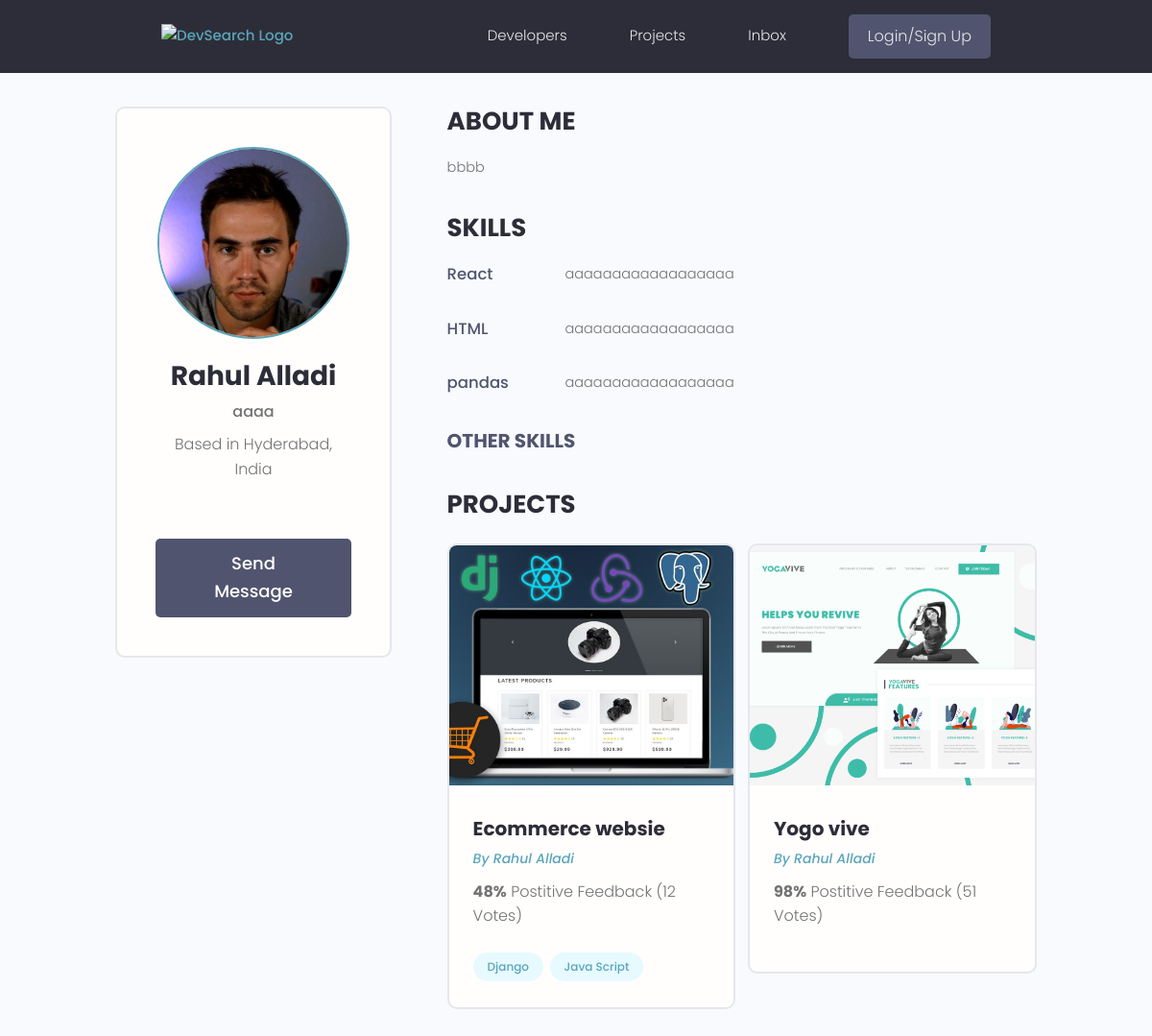
The app's page /profile/c1c3cce2-508e-4528-8196-827451215909, older data.
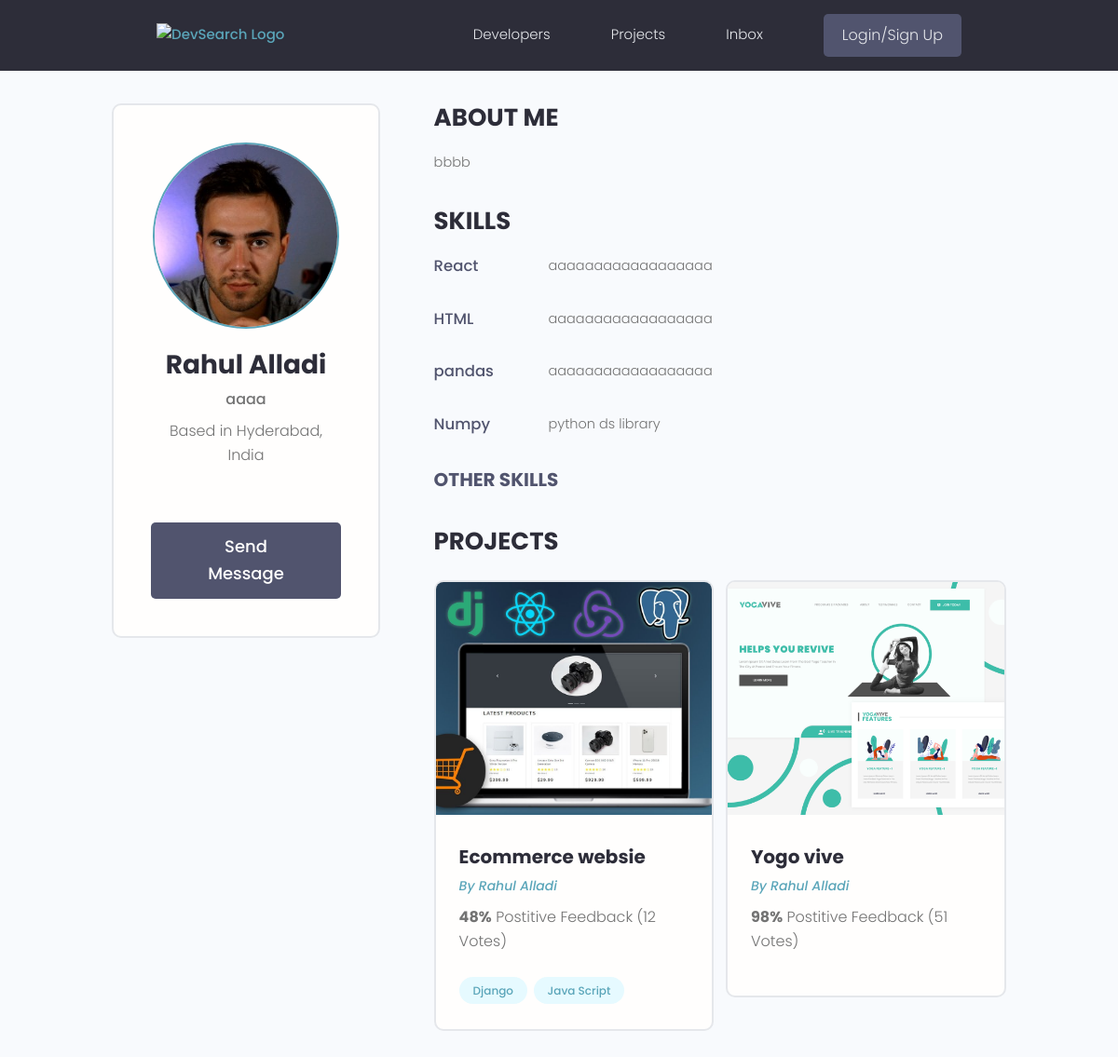
The same page, newer data.
### users/models.py (models this page shows, shortened)
class Skill(models.Model):
    owner = models.ForeignKey(
            Profile, on_delete=models.CASCADE,null=True, blank=True)
    name = models.CharField(max_length=200, null=True, blank=True)
    description = models.TextField(null=True, blank=True)
    created = models.DateTimeField(auto_now_add=True)
    id = models.UUIDField(default=uuid.uuid4,unique=True,primary_key=True,editable=False)

class Profile(models.Model):
    user = models.OneToOneField(User, on_delete=models.CASCADE, null=True,blank=True)
    name = models.CharField(max_length=200, null=True, blank=True)
    email = models.EmailField(max_length=500, null=True, blank=True)
    username = models.CharField(max_length=200, null=True, blank=True)
    location = models.CharField(max_length=200, null=True, blank=True)
    short_intro = models.CharField(max_length=200, null=True, blank=True)
    bio = models.TextField(null=True, blank=True)
    profile_image = models.ImageField(null=True, blank=True,upload_to='profiles/',default ='profiles/user-default.png')
    social_github = models.CharField(max_length=200, null=True, blank=True)
    social_twitter = models.CharField(max_length=200, null=True, blank=True)
    social_linkedin = models.CharField(max_length=200, null=True, blank=True)
    social_youtube = models.CharField(max_length=200, null=True, blank=True)
    social_website = models.CharField(max_length=200, null=True, blank=True)
    created = models.DateTimeField(auto_now_add=True)
    id = models.UUIDField(default=uuid.uuid4,unique=True,primary_key=True,editable=False)

### projects/models.py (models this page shows, shortened)
class Project(models.Model):
    owner = models.ForeignKey(Profile, null=True, blank=True, on_delete=models.SET_NULL)
    title = models.CharField(max_length=200)
    description = models.TextField(null=True,blank=True)
    featured_image = models.ImageField(null=True, blank=True, default="default.jpg")
    demo_link = models.URLField(max_length=2000,null=True,blank=True)
    source_link = models.CharField(max_length=2000,null=True,blank=True)
    tags = models.ManyToManyField('Tag',blank=True)
    vote_total = models.IntegerField(default=0,null=True,blank=True)
    vote_ratio = models.IntegerField(default=0, null=True, blank=True)
    created = models.DateTimeField(auto_now_add=True)
    id = models.UUIDField(default=uuid.uuid4,unique=True,primary_key=True,editable=False)

class Tag(models.Model):
    created = models.DateTimeField(auto_now_add=True)
    id = models.UUIDField(default=uuid.uuid4,unique=True,primary_key=True,editable=False)
    name=models.CharField(max_length=200)
    def __str__(self):
        return self.name

### users/views.py (the view)
# urls.py: path('profile/<str:pk>',views.userProfile,name='user-profile'),
def userProfile(request,pk):
    profile = Profile.objects.get(id=pk)
    topSkills = profile.skill_set.exclude(description__exact="")
    otherSkills = profile.skill_set.filter(description="")
    context = {'profile':profile,'topSkills':topSkills,'otherSkills':otherSkills}
    return render(request, 'users/user-profile.html',context)

### users/templates/users/user-profile.html (shortened to what this page needs)
{% extends 'main.html' %}
{% block content %}
<main class="profile my-md">
    <div class="container">
      <div class="layout">
        <div class="column column--1of3">
          <div class="card text-center">
            <div class="card__body dev">
              <img class="avatar avatar--xl" src="{{ profile.profile_image.url }}" />
              <h2 class="dev__name">{{profile.name}}</h2>
              <p class="dev__title">{{profile.short_intro}}</p>
              <p class="dev__location">Based in {{profile.location}}</p>
              <a href="#" class="btn btn--sub btn--lg">Send Message </a>
            </div>
          </div>
        </div>
        <div class="column column--2of3">
          <div class="devInfo">
            <h3 class="devInfo__title">About Me</h3>
            <p class="devInfo__about">{{profile.bio}}</p>
          </div>
          <div class="devInfo">
            <h3 class="devInfo__title">Skills</h3>
            <div class="devInfo__skills">
               {% for skill in topSkills %}
              <div class="devSkill">
                <h4 class="devSkill__title">{{skill.name}}</h4>
                <p class="devSkill__info">{{skill.description}}</p>
              </div>
              {% endfor %}
              <h3 class="devInfo__subtitle">Other Skills</h3>
            </div>
          </div>
          <div class="devInfo">
            <h3 class="devInfo__title">Projects</h3>
            <div class="grid grid--two">
                {% for project in profile.project_set.all %}
              <div class="column">
                <div class="card project">
                  <a href="{% url 'project' project.id %}" class="project">
                    <img class="project__thumbnail" src="{{project.featured_image.url}}" alt="project thumbnail" />
                    <div class="card__body">
                      <h3 class="project__title">{{project.title}}</h3>
                      <p><a class="project__author" href="{% url 'user-profile' project.owner.id %}">By {{project.owner.name}}</a></p>
                      <p class="project--rating">
                        <span style="font-weight: bold;">{{project.vote_ratio}}%</span> Postitive
                        Feedback ({{project.vote_total}} Vote{{project.vote_total|pluralize:"s"}})
                      </p>
                      <div class="project__tags">
                        {% for tag in project.tags.all %}
                        <span class="tag tag--pill tag--main">
                          <small>{{tag}}</small>
                        </span>
                        {% endfor %}
                      </div>
                    </div>
                  </a>
                </div>
              </div>
              {% endfor %}
            </div>
          </div>
        </div>
      </div>
    </div>
  </main>
{% endblock content %}

Row changes from the older to the newer data that the page shows:
added Skill: name "Numpy", description "python ds library"
